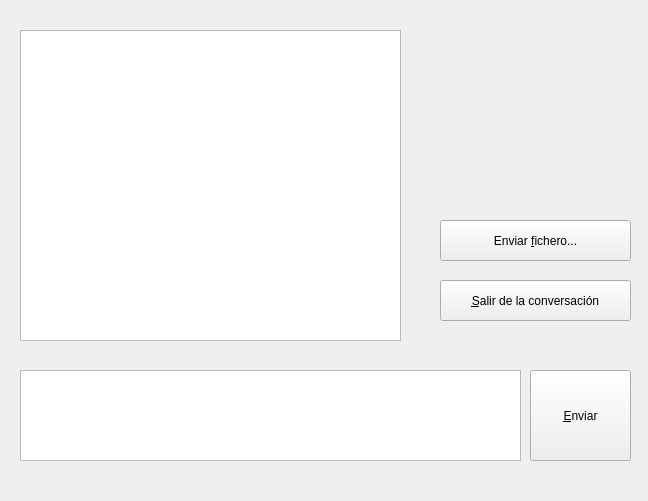
<?xml version="1.0" encoding="UTF-8"?>
<ui version="4.0">
 <class>ventana</class>
 <widget class="QMainWindow" name="ventana">
  <property name="geometry">
   <rect>
    <x>0</x>
    <y>0</y>
    <width>648</width>
    <height>501</height>
   </rect>
  </property>
  <property name="windowTitle">
   <string>Wave</string>
  </property>
  <property name="windowIcon">
   <iconset resource="imagenes.qrc">
    <normaloff>:/logo/images/icon.png</normaloff>:/logo/images/icon.png</iconset>
  </property>
  <widget class="QWidget" name="centralwidget">
   <widget class="QPushButton" name="boton_enviar">
    <property name="geometry">
     <rect>
      <x>530</x>
      <y>370</y>
      <width>101</width>
      <height>91</height>
     </rect>
    </property>
    <property name="text">
     <string>&amp;Enviar</string>
    </property>
   </widget>
   <widget class="QTextEdit" name="mensaje">
    <property name="geometry">
     <rect>
      <x>20</x>
      <y>370</y>
      <width>501</width>
      <height>91</height>
     </rect>
    </property>
   </widget>
   <widget class="QPlainTextEdit" name="conversacion">
    <property name="enabled">
     <bool>true</bool>
    </property>
    <property name="geometry">
     <rect>
      <x>20</x>
      <y>30</y>
      <width>381</width>
      <height>311</height>
     </rect>
    </property>
    <property name="focusPolicy">
     <enum>Qt::NoFocus</enum>
    </property>
    <property name="acceptDrops">
     <bool>false</bool>
    </property>
   </widget>
   <widget class="QPushButton" name="boton_enviar_archivo">
    <property name="geometry">
     <rect>
      <x>440</x>
      <y>220</y>
      <width>191</width>
      <height>41</height>
     </rect>
    </property>
    <property name="text">
     <string>Enviar &amp;fichero...</string>
    </property>
   </widget>
   <widget class="QPushButton" name="boton_salir">
    <property name="geometry">
     <rect>
      <x>440</x>
      <y>280</y>
      <width>191</width>
      <height>41</height>
     </rect>
    </property>
    <property name="text">
     <string>&amp;Salir de la conversación</string>
    </property>
   </widget>
   <widget class="QLabel" name="logo">
    <property name="geometry">
     <rect>
      <x>430</x>
      <y>30</y>
      <width>201</width>
      <height>171</height>
     </rect>
    </property>
    <property name="text">
     <string/>
    </property>
    <property name="pixmap">
     <pixmap resource="imagenes.qrc">:/logo/images/logo.png</pixmap>
    </property>
   </widget>
   <widget class="QLabel" name="estado_chat">
    <property name="geometry">
     <rect>
      <x>20</x>
      <y>470</y>
      <width>241</width>
      <height>20</height>
     </rect>
    </property>
    <property name="font">
     <font>
      <family>Verdana</family>
      <pointsize>7</pointsize>
      <weight>75</weight>
      <bold>true</bold>
     </font>
    </property>
    <property name="text">
     <string/>
    </property>
   </widget>
  </widget>
 </widget>
 <resources>
  <include location="imagenes.qrc"/>
 </resources>
 <connections/>
</ui>
